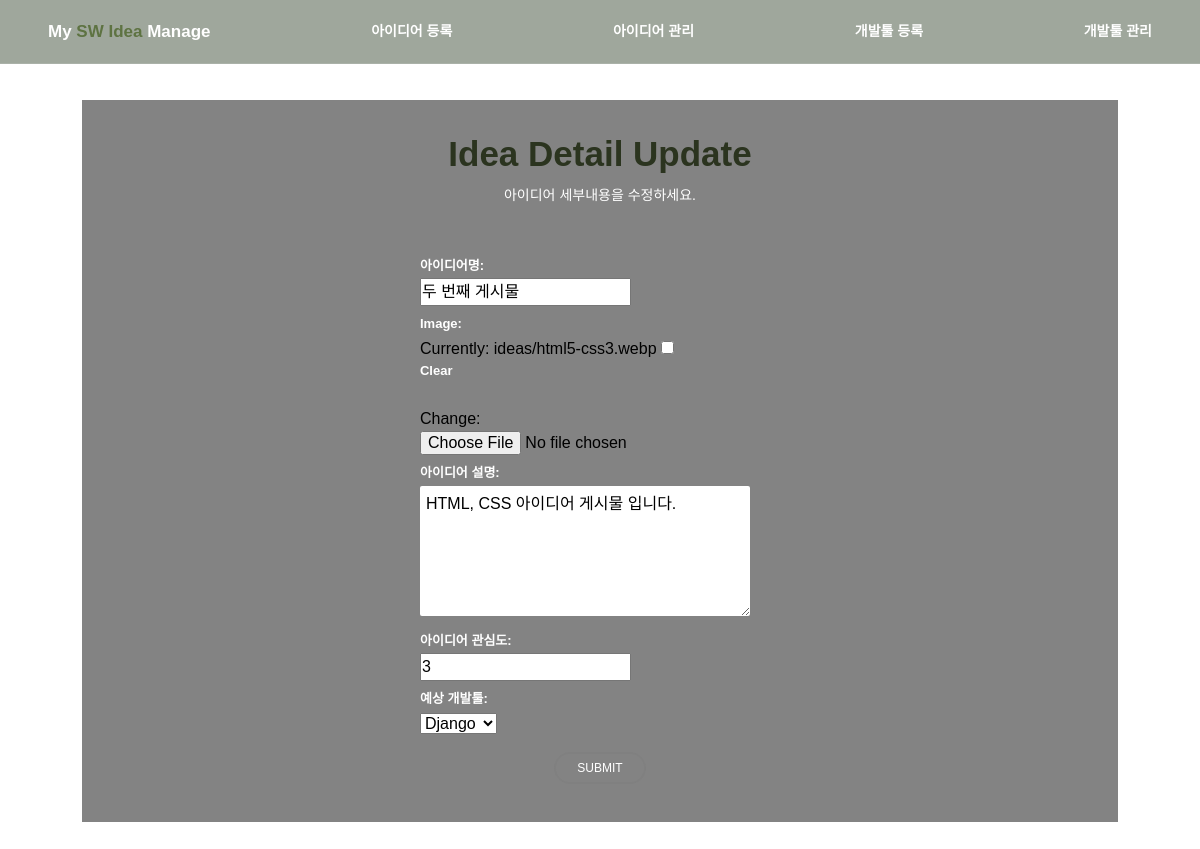
/ideas/7/update/, run on the app's committed database.
### idea_site/models.py (models this page shows, shortened)
class Idea(models.Model):
    title = models.CharField(max_length=100)
    image = models.ImageField(upload_to='ideas/', blank=True, null=True)
    content = models.TextField()
    interest = models.IntegerField(default=0)
    devtool = models.ForeignKey(
        DevTool,
        on_delete=models.SET_NULL,
        null=True,
        blank=True,
        related_name='ideas'
    )
    created_at = models.DateTimeField(auto_now_add=True)
    updated_at = models.DateTimeField(auto_now=True)

### idea_site/views.py (the view)
# urls.py: path('ideas/<int:pk>/update/', views.idea_update, name='idea_update'),
def idea_update(request, pk):
    idea = get_object_or_404(Idea, pk=pk)
    if request.method == 'POST':
        form = IdeaForm(request.POST, request.FILES, instance=idea)
        if form.is_valid():
            idea = form.save()
            return redirect('idea_site:idea_detail', idea.pk)
    else:
        form = IdeaForm(instance=idea)
    return render(request, 'idea_site/idea_form.html', {
        'form': form,
        'idea': idea,
    })

### idea_site/forms.py
class IdeaForm(forms.ModelForm):
    class Meta:
        model = Idea
        fields = ['title', 'image', 'content', 'interest', 'devtool']
        labels = {
            'title': '아이디어명',
            'image': 'Image',
            'content': '아이디어 설명',
            'interest': '아이디어 관심도',
            'devtool': '예상 개발툴',
        }

### idea_site/models.py (called while the page is built)
    def __str__(self):
        return self.name

### idea_site/templates/idea_site/idea_form.html (shortened to what this page needs)
{% extends 'idea_site/base.html' %}
{% block content %}
<section class="idea-form-title">
    {% if idea %}
    <h1>Idea Detail Update</h1>
    <p>아이디어 세부내용을 수정하세요.</p>
    {% else %}
    <h1>Idea Register</h1>
    <p>아이디어 등록 페이지입니다. 당신의 아이디어를 기록하세요!</p>
    {% endif %}
</section>
<form method="post" enctype="multipart/form-data" class="idea-form">
    {{ form.as_p }}
    <div class="form-actions">
        <button type="submit">SUBMIT</button>
    </div>
</form>
{% endblock %}

### idea_site/static/idea_site/css/style.css (style rules this page uses)
* { box-sizing: border-box; }
body { margin: 0; min-height: 100vh; font-family: Arial, sans-serif; background:url("../images/background.jpg"); background-size: cover; background-position: center; background-attachment: fixed; }
.idea-form-title { text-align: center; margin-bottom: 22px; }
.idea-form-title h1 { margin: 0; color: #2b341f; font-size: 35px; font-weight: 800; }
.idea-form-title p { margin: 4px 10px 18px; font-size: 14px; color: #ffffff }
.idea-form { width: 360px; margin: 10px auto; padding-top: 20px; text-align: left; }
.idea-form p { margin: 8px 0; }
.idea-form label { display: block; margin-bottom: 3px; color: white; font-size: 13px; font-weight: 700; }
.idea-form textarea { width: 330px; height: 130px; padding: 6px; border: 0; border-radius: 2px; }
.form-actions { margin-top: 16px; text-align: center; }
.form-actions button { min-width: 92px; padding: 5px 18px; border: 2px solid gray; border-radius: 16px; color: #ffffff; font-size: 12px; }

### data on the page
Idea: title "두 번째 게시물", content "HTML, CSS 아이디어 게시물 입니다.", interest "3", devtool "Django"
